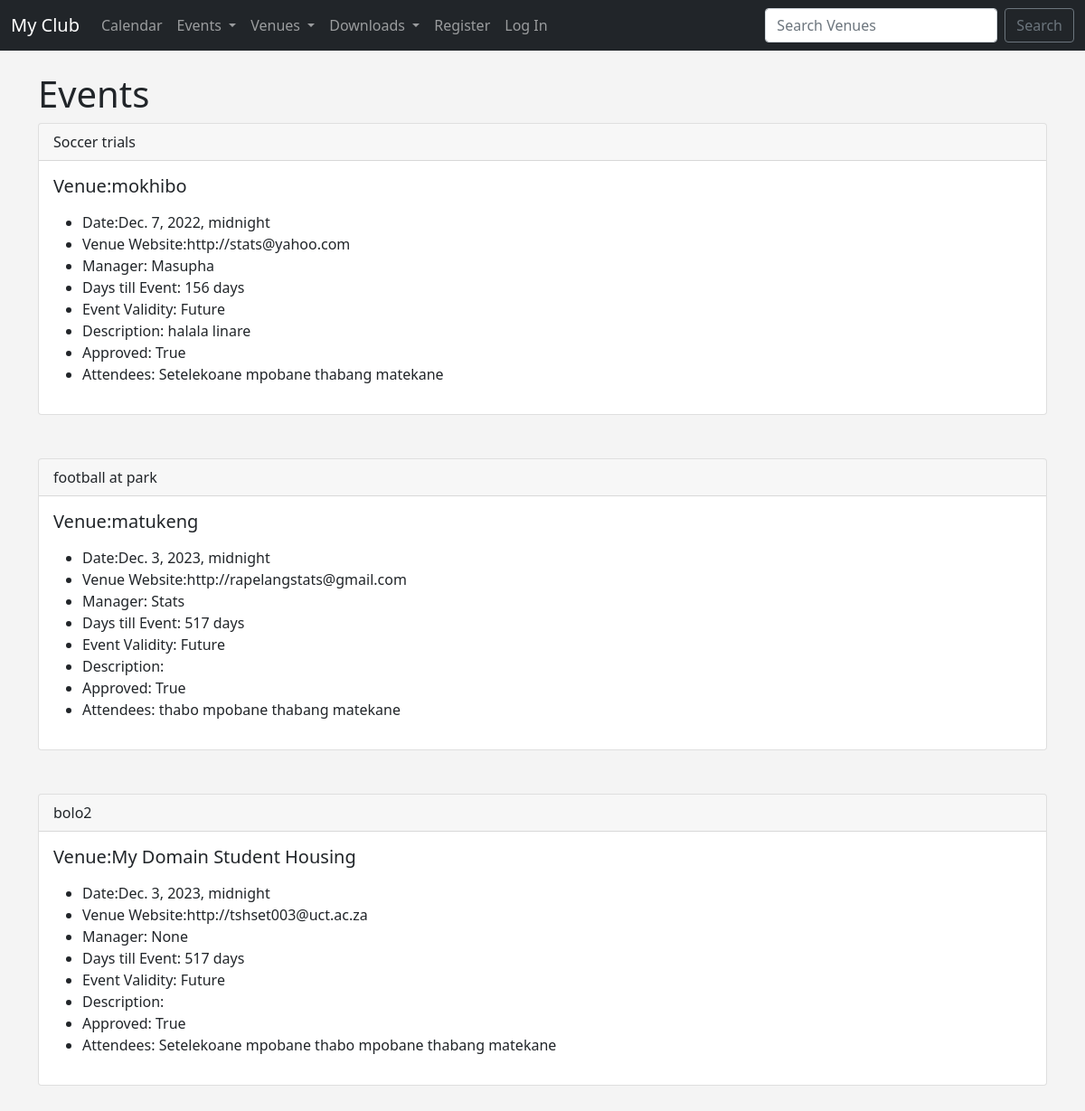
The app's page /Events with its own data.
### Events/models.py (models this page shows)
class Event(models.Model):
	name = models.CharField('Event Name', max_length=120)
	event_date = models.DateTimeField('Event Date')
	venue = models.ForeignKey(Venue,blank=True,null=True,on_delete=models.CASCADE)
	manager =models.ForeignKey(User, blank=True,null=True,on_delete=models.SET_NULL)
	description =models.TextField(blank=True)
	attendees = models.ManyToManyField(MyClubUser,blank=True)
	approved = models.BooleanField('Approved', default = False)
	def __str__(self):
		return self.name
	@property
	def Days_till(self):
		today= date.today()
		days_till = self.event_date.date()-today
		days_till_stripped = str(days_till).split(",",1)[0]
		return days_till_stripped
	@property
	def Is_Past(self):
		today= date.today()
		if self.event_date.date() < today:
			thing = "Past"
		else:
			thing = "Future"
		return thing

class Venue(models.Model):
	name = models.CharField('Venue Name', max_length=120)
	email_address =models.EmailField('Email Address',blank=True)
	address=models.CharField(max_length=300)
	zip_code=models.CharField('zip code', max_length=15)
	phone = models.CharField('Contact Phone', max_length=25,blank=True)
	web=models.URLField('Website address',blank=True)
	owner = models.IntegerField("Venue Owner", blank=False, default = 1 )
	venue_image = models.ImageField(null=True, blank=True, upload_to="images/")
	def __str__(self):
		return self.name

class MyClubUser(models.Model):
	first_name=models.CharField(max_length=25)
	email_address=models.EmailField('User Email')
	last_name=models.CharField(max_length=25)
	def __str__(self):
		return self.first_name + ' ' + self.last_name

### Events/views.py (the view)
# urls.py: path('Events',views.all_events, name="list-events"),
def all_events(request):
	event_list = Event.objects.all().order_by('event_date')
	return render(request, 'Events/event_list.html',
		{'event_list':event_list})

### Events/templates/events/Event_list.html (shortened to what this page needs)
{% extends 'events/base.html' %}
{% block content %}
	<h1>Events</h1>
{% for event in event_list %}
	{% if event.approved == True %}
<div class="card">
  <div class="card-header">
    {{ event }}
  </div>
  <div class="card-body">
    <h5 class="card-title">Venue:{{ event.venue}}</h5>
    <p class="card-text">
 <ul>
<li>Date:{{ event.event_date }} </li>
<li>Venue Website:{{ event.venue.web}} </li>
<li>Manager: {{ event.manager }} </li>
<li>Days till Event: {{event.Days_till}} </li>
<li> Event Validity: {{event.Is_Past}} </li>
<li>Description: {{ event.description}} </li>
<li> Approved: {{event.approved}} </li>
	<li>Attendees:
	{% for user in event.attendees.all %}
	 {{ user }}
	{% endfor %}
	</Li>
	</ul>
    </p>
  </div>
</div>
<br/><br/>
	 {% endif %}
{% endfor %}
{% endblock%}

### Events/templates/events/base.html (style rules this page uses)
body { background: #f4f4f4; }

### records on screen
Event: name "Soccer trials", venue "mokhibo", event_date "Dec. 7, 2022, midnight", venue.web "http://stats@yahoo.com", manager "Masupha", Days_till "156 days", Is_Past "Future", description "halala linare", approved "True"
MyClubUser: first_name+last_name "Setelekoane mpobane"
MyClubUser: first_name+last_name "thabang matekane"
Event: name "football at park", venue "matukeng", event_date "Dec. 3, 2023, midnight", venue.web "http://rapelangstats@gmail.com", manager "Stats", Days_till "517 days", Is_Past "Future", approved "True"
MyClubUser: first_name+last_name "thabo mpobane"
Event: name "bolo2", venue "My Domain Student Housing", event_date "Dec. 3, 2023, midnight", venue.web "http://tshset003@uct.ac.za", manager "None", Days_till "517 days", Is_Past "Future", approved "True"
